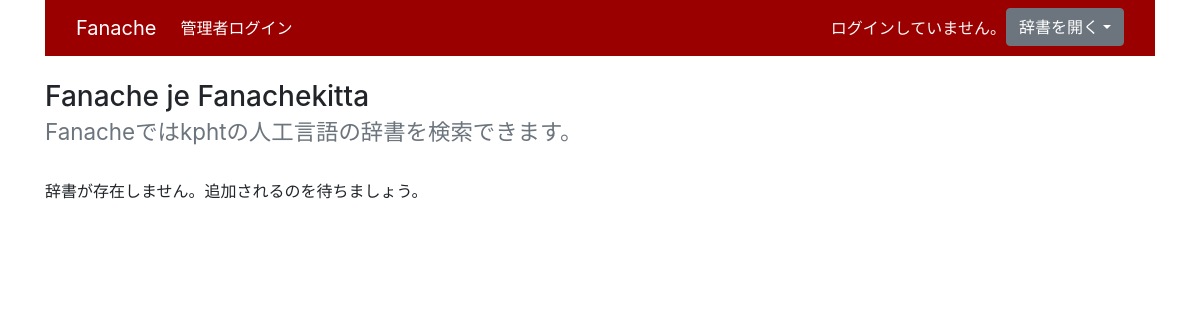
The page /dic/ on the database as committed earlier.
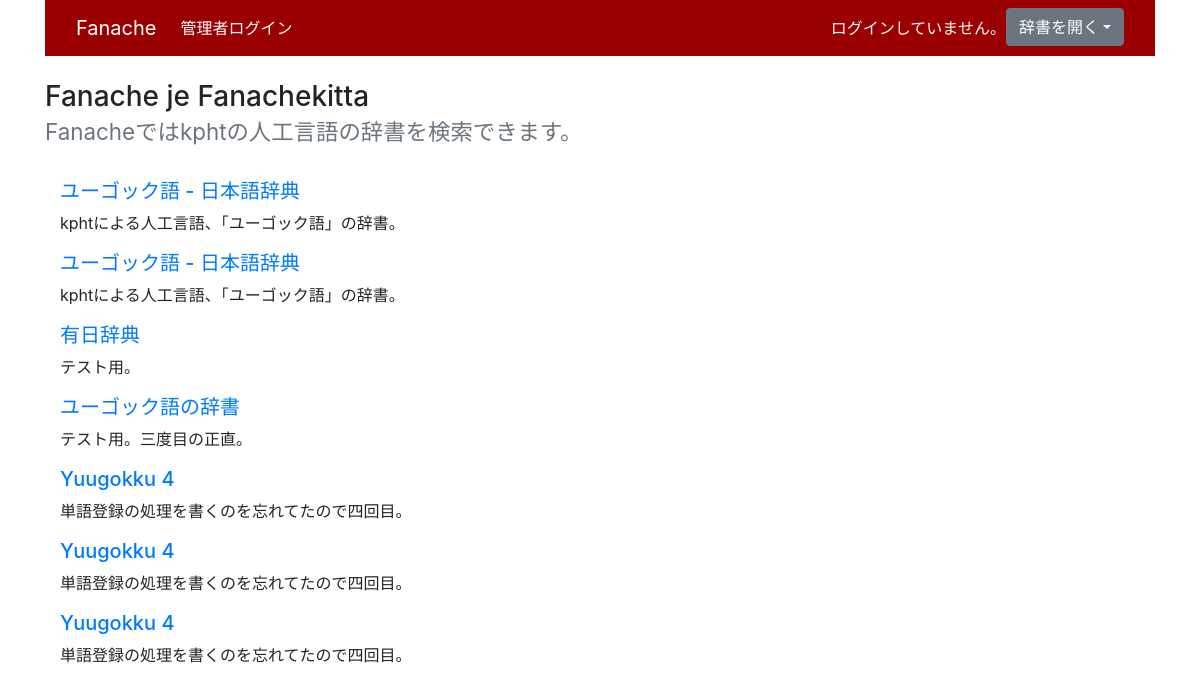
The same page on the database as committed later.
### fanach/models/words.py (models this page shows)
class Dictionary(db.Model):
	__tablename__ = "dictionaries"
	dic_id = db.Column(db.Integer, primary_key=True)
	dicname = db.Column(db.String(50), nullable=False)
	owner = db.Column(db.Integer, nullable=False)
	description = db.Column(db.Text)

### fanach/views/dic.py (the view)
@dic.route("/")
def show_all_dics():
	dictionaries = Dictionary.query.all()
	session["current_dic"] = -1
	return render_template("dic/all.html", dictionaries=dictionaries)

### fanach/templates/dic/all.html (shortened to what this page needs)
{% extends "base.html" %}
{% block body %}
<br><h3>Fanache je Fanachekitta<br>
	<small class="text-muted">Fanacheではkphtの人工言語の辞書を検索できます。</small></h3><br>
{% for d in dictionaries %}
<div class="container border-primary rounded">
<h5><a class="text-" href="{{ url_for('dic.show_dic', dic_id=d.dic_id) }}">{{d.dicname}}</a></h5>
<p>{{d.description}}</p>
</div>
{% else %}
辞書が存在しません。追加されるのを待ちましょう。
{% endfor %}
{% endblock %}

Rows that differ between the two databases and show on the page:
added Dictionary: dicname "ユーゴック語 - 日本語辞典", description "kphtによる人工言語、「ユーゴック語」の辞書。"
added Dictionary: dicname "ユーゴック語 - 日本語辞典", description "kphtによる人工言語、「ユーゴック語」の辞書。"
added Dictionary: dicname "有日辞典", description "テスト用。"
added Dictionary: dicname "ユーゴック語の辞書", description "テスト用。三度目の正直。"
added Dictionary: dicname "Yuugokku 4", description "単語登録の処理を書くのを忘れてたので四回目。"
added Dictionary: dicname "Yuugokku 4", description "単語登録の処理を書くのを忘れてたので四回目。"
added Dictionary: dicname "Yuugokku 4", description "単語登録の処理を書くのを忘れてたので四回目。"
Other text that changed with them:
text no longer shown: "辞書が存在しません。追加されるのを待ちましょう。"
